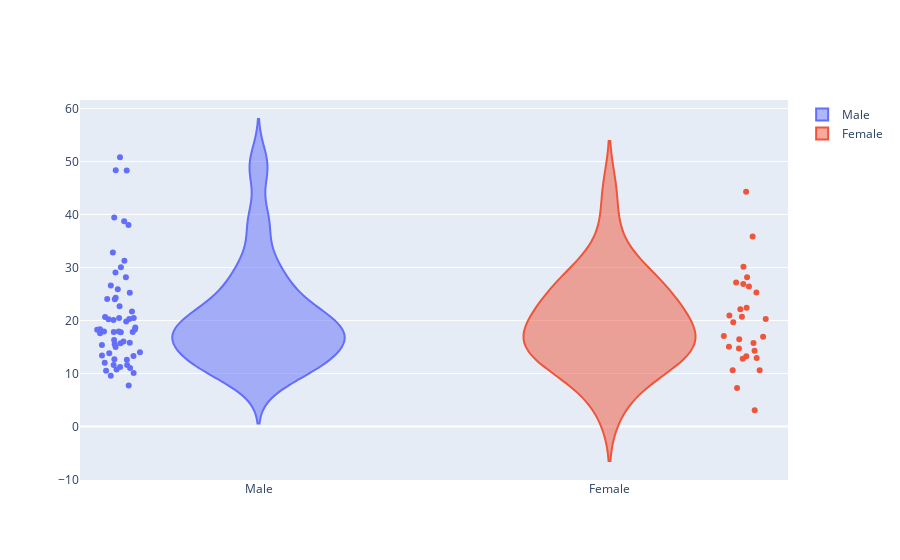

Notebook cell for this chart:
### Code cell
f1 = go.Figure()
tr1 = go.Violin(y=df_sat_m['total_bill'],name='Male',pointpos=-1.6,points='all')
tr2 = go.Violin(y=df_sat_f['total_bill'],name='Female',pointpos=1.6,points='all')
f1.add_trace(tr1)
f1.add_trace(tr2)
f1.show()

### Figure 1 — Plotly figure (JSON) as saved in the notebook; plotly's stock layout.template omitted (floating-point values rounded to 4 significant figures)
{"data": [{"name": "Male", "pointpos": -1.6, "points": "all", "type": "violin", "y": [20.65, 17.92, 39.42, 19.82, 17.81, 13.37, 12.69, 21.7, 9.55, 18.35, 17.78, 24.06, 16.31, 18.69, 31.27, 16.04, 38.01, 11.24, 48.27, 20.29, 13.81, 11.02, 18.29, 17.59, 20.08, 20.23, 15.01, 12.02, 10.51, 17.92, 15.36, 20.49, 25.21, 18.24, 14, 50.81, 15.81, 26.59, 38.73, 24.27, 30.06, 25.89, 48.33, 28.15, 11.59, 7.74, 20.45, 13.28, 24.01, 15.69, 11.61, 10.77, 15.53, 10.07, 12.6, 32.83, 29.03, 22.67, 17.82]}, {"name": "Female", "pointpos": 1.6, "points": "all", "type": "violin", "y": [20.29, 15.77, 19.65, 15.06, 20.69, 16.93, 26.41, 16.45, 3.07, 17.07, 26.86, 25.28, 14.73, 44.3, 22.42, 20.92, 14.31, 7.25, 10.59, 10.63, 12.76, 13.27, 28.17, 12.9, 30.14, 22.12, 35.83, 27.18]}], "layout": {}}
